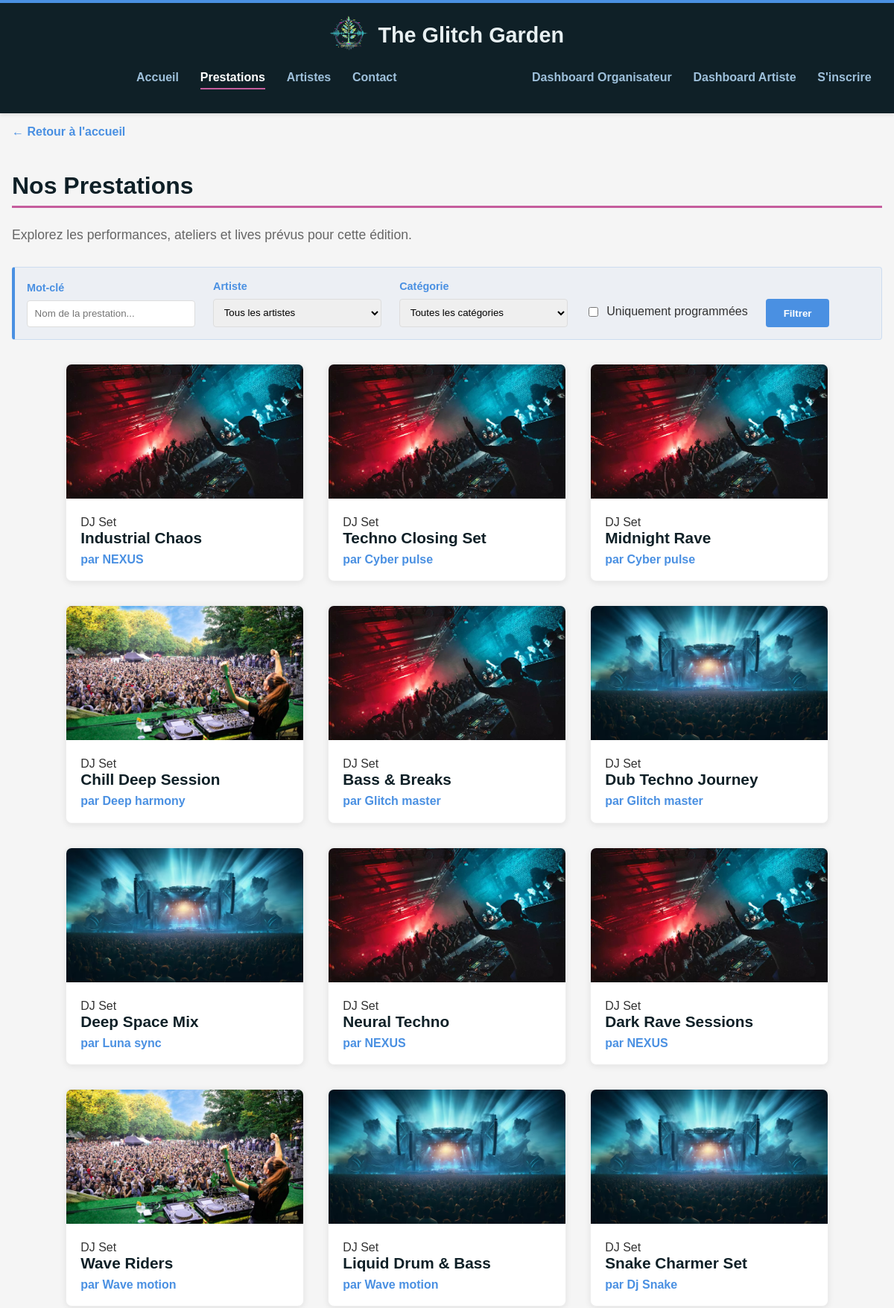
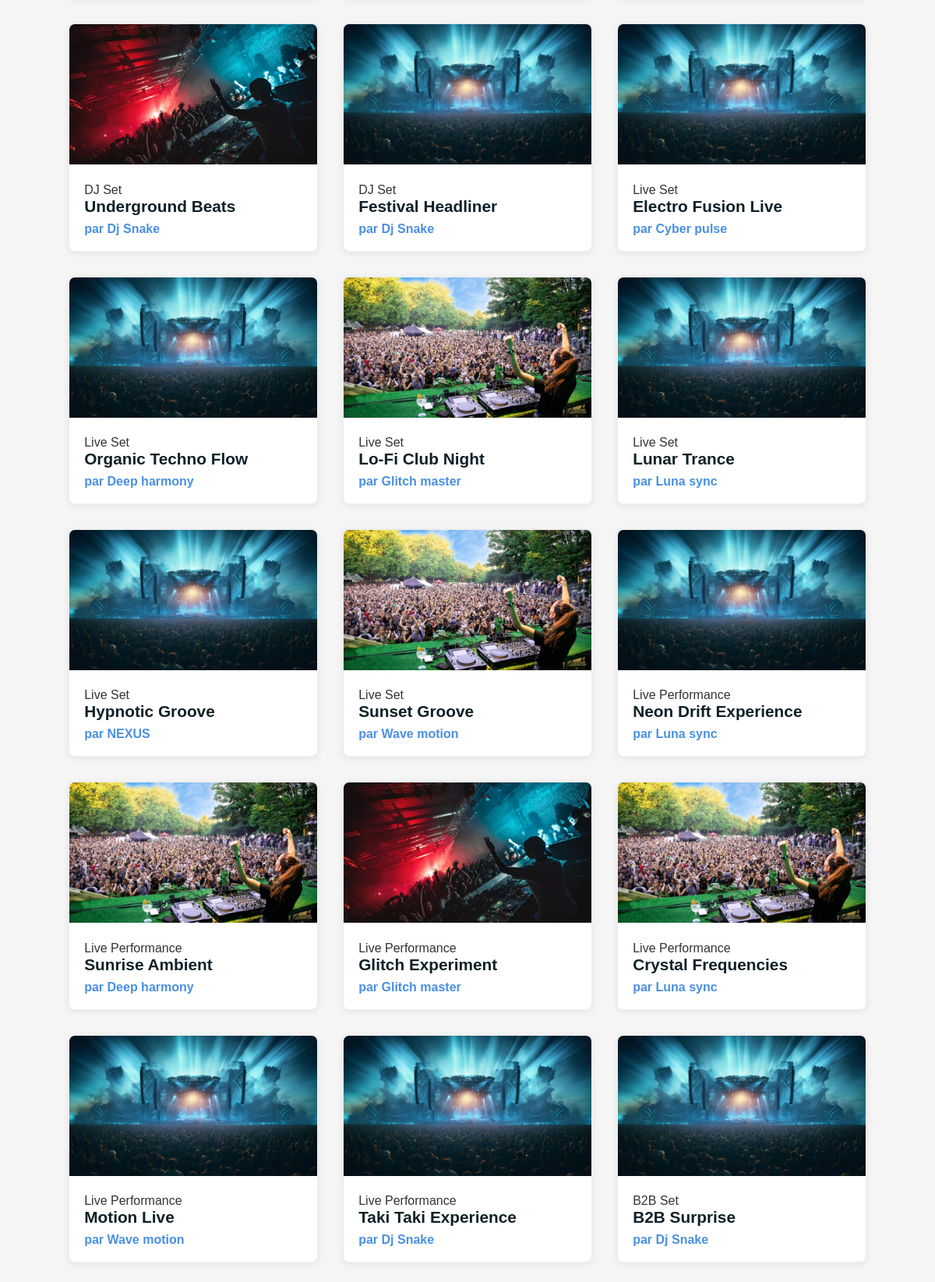
The app's page /prestations.php (upper part) with its own data (2 pictures, top to bottom).
### tables this page shows
CREATE TABLE prestations (
    id           INT AUTO_INCREMENT PRIMARY KEY,
    titre        VARCHAR(255) NOT NULL,
    description  TEXT,
    image        VARCHAR(255),
    categorie_id INT NOT NULL,
    artiste_id   INT NOT NULL,
    FOREIGN KEY (categorie_id) REFERENCES categories(id),
    FOREIGN KEY (artiste_id)   REFERENCES utilisateurs(id)
);

CREATE TABLE categories (
    id    INT AUTO_INCREMENT PRIMARY KEY,
    nom   VARCHAR(100) NOT NULL
);

CREATE TABLE utilisateurs (
    id               INT AUTO_INCREMENT PRIMARY KEY,
    nom              VARCHAR(255) NOT NULL,
    prenom           VARCHAR(255) NOT NULL,
    nom_artiste      VARCHAR(255),
    email            VARCHAR(255) NOT NULL UNIQUE,
    mot_de_passe     VARCHAR(255) NOT NULL,
    photo            VARCHAR(255),
    description      TEXT,
    est_organisateur BOOLEAN NOT NULL DEFAULT FALSE
);

### app/model/prestation.php (called while the page is built, shortened)
<?php
class Prestation
{
    public static function getAll(): array
    {
        $pdo = Database::getPDO();
        $req = $pdo->prepare("
            SELECT
                p.id,
                p.titre,
                p.description,
                p.image,
                c.nom                                AS categorie,
                u.nom_artiste                        AS artiste,
                u.id                                 AS artiste_id,
                TIME_FORMAT(pr.heure_debut, '%Hh%i') AS horaire,
                COALESCE(s.nom, '')                  AS scene
            FROM prestations p
            JOIN categories c   ON c.id = p.categorie_id
            JOIN utilisateurs u ON u.id = p.artiste_id
            LEFT JOIN programmation pr ON pr.prestation_id = p.id
            LEFT JOIN scenes s  ON s.id = pr.scene_id
            ORDER BY pr.heure_debut ASC
        ");
        $req->execute();
        $rows = $req->fetchAll(PDO::FETCH_ASSOC);
        $prestations = [];
        foreach ($rows as $row) {
            $prestations[] = new Prestation(
                (int)$row['id'],
                $row['titre'],
                $row['description'] ?? '',
                $row['categorie'],
                $row['artiste'],
                (int)$row['artiste_id'],
                $row['horaire'] ?? 'Non programmée',
                $row['scene'],
                $row['image'] ?? ''
            );
        }
        return $prestations;
    }
}

### app/view/components/prestation-card.php (the view, shortened to what this page needs)
<?php
function afficherCartePrestation(int $id, string $nom, string $categorie, string $artiste, string $heure, string $scene, string $image): void {
    ?>
    <a href="fiche-prestation.php?id=<?php echo $id; ?>" class="vignette">
        <article>
            <div class="vignette-image">
                <img src="<?php echo htmlspecialchars($image); ?>" alt="Vue de la scène <?php echo htmlspecialchars($scene); ?> pour le set <?php echo htmlspecialchars($nom); ?>">
            </div>
            <div class="vignette-content">
                <span class="category-tag"><?php echo htmlspecialchars($categorie); ?></span>
                <h2><?php echo htmlspecialchars($nom); ?></h2>
                <span class="artiste-name">par <?php echo htmlspecialchars($artiste); ?></span>
            </div>
        </article>
    </a>
    <?php
}
?>

### prestations.php (shortened to what this page needs)
<?php
require_once 'app/model/prestation.php';
$listePrestations = [];
try {
    $listePrestations = Prestation::getAll();
} catch (PDOException $e) {
    $erreur = "Erreur : " . $e->getMessage();
}
$search        = isset($_GET['search'])    ? trim($_GET['search'])       : '';
$programmeeOnly = isset($_GET['programmed']);
$listeFiltree = [];
foreach ($listePrestations as $prestation) {
    $listeFiltree[] = $prestation;
}
require_once 'app/view/components/prestation-card.php';
include 'app/view/header.php';
?>
        <a href="index.php" class="back-link">&larr; Retour à l'accueil</a>
        <h1 class="page-title">Nos Prestations</h1>
        <p class="page-description">Explorez les performances, ateliers et lives prévus pour cette édition.</p>
        <div class="filter-container">
            <form action="prestations.php" method="GET" class="filter-form">
                <div class="filter-group">
                    <label for="search">Mot-clé</label>
                    <input type="text" id="search" name="search" placeholder="Nom de la prestation..." value="<?php echo htmlspecialchars($search); ?>">
                </div>
                <div class="filter-group">
                    <label for="artiste">Artiste</label>
                    <select id="artiste" name="artiste">
                        <option value="">Tous les artistes</option>
                    </select>
                </div>
                <div class="filter-group">
                    <label for="categorie">Catégorie</label>
                    <select id="categorie" name="categorie">
                        <option value="">Toutes les catégories</option>
                    </select>
                </div>
                <div class="filter-checkbox-group">
                    <input type="checkbox" id="programmed" name="programmed" <?php echo $programmeeOnly ? 'checked' : ''; ?>>
                    <label for="programmed">Uniquement programmées</label>
                </div>
                <button type="submit" class="btn-filter">Filtrer</button>
            </form>
        </div>
        <section class="prestations-gallery">
            <?php foreach ($listeFiltree as $prestation) {
                afficherCartePrestation(
                    $prestation->getId(),
                    $prestation->getTitre(),
                    $prestation->getCategorie(),
                    $prestation->getArtiste(),
                    $prestation->getHoraire(),
                    $prestation->getScene(),
                    $prestation->getImage()
                );
            } ?>
        </section>
<?php
include 'app/view/footer.php';
?>

### assets/css/style.css (style rules this page uses)
:root { --color-primary: #4A90E2; --color-accent: #C55D9D; --color-dark: #0F2027; --color-light: #E8F0F2; --color-text: #333333; --color-text-light: #666666; --color-background: #F5F5F5; --color-white: #FFFFFF; --color-border: #EEEEEE; --color-border-light: rgba(74, 144, 226, 0.2); --color-bg-light: rgba(74, 144, 226, 0.05); --color-nav-link: #9EC0DB; --color-muted: #999999; --color-border-dark: #DDDDDD; --color-text-dark: #222222; --color-error: #E74C3C; }
*, *::before, *::after { box-sizing: border-box; }
body { background-color: var(--color-background); color: var(--color-text); font-family: Arial, sans-serif; font-size: 1rem; margin: 0; min-height: 100vh; display: flex; flex-direction: column; }
img { -webkit-user-drag: none; -webkit-user-select: none; user-select: none; }
.page-title, .section-title { font-size: 2rem; font-weight: bold; color: var(--color-dark); margin-bottom: 0.5rem; border-bottom: 3px solid var(--color-accent); padding-bottom: 0.5rem; }
.page-description, .section-description { font-size: 1.1rem; color: var(--color-text-light); margin-bottom: 2rem; }
.back-link, .artiste-name { color: var(--color-primary); font-weight: bold; text-decoration: none; transition: color 0.2s; }
.vignette-content .artiste-name { margin-bottom: 0.5rem; }
.back-link { margin-bottom: 1.5rem; }
.filter-container { border: 1px solid var(--color-border-light); border-left: 4px solid var(--color-primary); border-radius: 4px; padding: 1rem; margin: 0 0 2rem 0; background-color: var(--color-bg-light); display: flex; align-items: center; gap: 0.5rem; }
.filter-form { display: flex; flex-wrap: wrap; gap: 1.5rem; align-items: flex-end; }
.filter-group { flex: 1; min-width: 150px; }
.filter-group label { font-weight: bold; color: var(--color-primary); font-size: 0.9rem; }
.filter-group input, .filter-group select { width: 100%; margin-top: 0.5rem; padding: 0.6rem; border: 1px solid var(--color-border-dark); border-radius: 4px; }
.filter-checkbox-group { display: flex; align-items: center; gap: 0.5rem; padding-bottom: 0.7rem; }
.btn-filter { background-color: var(--color-primary); color: white; border: none; padding: 0.7rem 1.5rem; border-radius: 4px; font-weight: bold; cursor: pointer; transition: background-color 0.2s; }
.artiste-card, .vignette { background-color: var(--color-white); border: 1px solid var(--color-border); border-radius: 8px; box-shadow: 0 2px 8px rgba(0, 0, 0, 0.08); transition: transform 0.2s, box-shadow 0.2s; }
.prestations-gallery { display: flex; flex-wrap: wrap; gap: 2rem; justify-content: center; padding-bottom: 3rem; }
.vignette { text-decoration: none; color: inherit; width: 320px; overflow: hidden; }
.vignette-image img { width: 100%; height: 180px; object-fit: cover; }
.vignette-content { padding: 1.2rem; }
.vignette-content h2 { margin: 0 0 0.5rem 0; font-size: 1.3rem; color: var(--color-dark); }

### records on screen
prestations: image (picture), categorie.nom "DJ Set", titre "Industrial Chaos", artiste.nom_artiste "NEXUS"
prestations: image (picture), categorie.nom "DJ Set", titre "Techno Closing Set", artiste.nom_artiste "Cyber pulse"
prestations: image (picture), categorie.nom "DJ Set", titre "Midnight Rave", artiste.nom_artiste "Cyber pulse"
prestations: image (picture), categorie.nom "DJ Set", titre "Chill Deep Session", artiste.nom_artiste "Deep harmony"
prestations: image (picture), categorie.nom "DJ Set", titre "Bass & Breaks", artiste.nom_artiste "Glitch master"
prestations: image (picture), categorie.nom "DJ Set", titre "Dub Techno Journey", artiste.nom_artiste "Glitch master"
prestations: image (picture), categorie.nom "DJ Set", titre "Deep Space Mix", artiste.nom_artiste "Luna sync"
prestations: image (picture), categorie.nom "DJ Set", titre "Neural Techno", artiste.nom_artiste "NEXUS"
prestations: image (picture), categorie.nom "DJ Set", titre "Dark Rave Sessions", artiste.nom_artiste "NEXUS"
prestations: image (picture), categorie.nom "DJ Set", titre "Wave Riders", artiste.nom_artiste "Wave motion"
prestations: image (picture), categorie.nom "DJ Set", titre "Liquid Drum & Bass", artiste.nom_artiste "Wave motion"
prestations: image (picture), categorie.nom "DJ Set", titre "Snake Charmer Set", artiste.nom_artiste "Dj Snake"
prestations: image (picture), categorie.nom "DJ Set", titre "Underground Beats", artiste.nom_artiste "Dj Snake"
prestations: image (picture), categorie.nom "DJ Set", titre "Festival Headliner", artiste.nom_artiste "Dj Snake"
prestations: image (picture), categorie.nom "Live Set", titre "Electro Fusion Live", artiste.nom_artiste "Cyber pulse"
prestations: image (picture), categorie.nom "Live Set", titre "Organic Techno Flow", artiste.nom_artiste "Deep harmony"
prestations: image (picture), categorie.nom "Live Set", titre "Lo-Fi Club Night", artiste.nom_artiste "Glitch master"
prestations: image (picture), categorie.nom "Live Set", titre "Lunar Trance", artiste.nom_artiste "Luna sync"
prestations: image (picture), categorie.nom "Live Set", titre "Hypnotic Groove", artiste.nom_artiste "NEXUS"
prestations: image (picture), categorie.nom "Live Set", titre "Sunset Groove", artiste.nom_artiste "Wave motion"
prestations: image (picture), categorie.nom "Live Performance", titre "Neon Drift Experience", artiste.nom_artiste "Luna sync"
prestations: image (picture), categorie.nom "Live Performance", titre "Sunrise Ambient", artiste.nom_artiste "Deep harmony"
prestations: image (picture), categorie.nom "Live Performance", titre "Glitch Experiment", artiste.nom_artiste "Glitch master"
prestations: image (picture), categorie.nom "Live Performance", titre "Crystal Frequencies", artiste.nom_artiste "Luna sync"
prestations: image (picture), categorie.nom "Live Performance", titre "Motion Live", artiste.nom_artiste "Wave motion"
prestations: image (picture), categorie.nom "Live Performance", titre "Taki Taki Experience", artiste.nom_artiste "Dj Snake"
prestations: image (picture), categorie.nom "B2B Set", titre "B2B Surprise", artiste.nom_artiste "Dj Snake"
